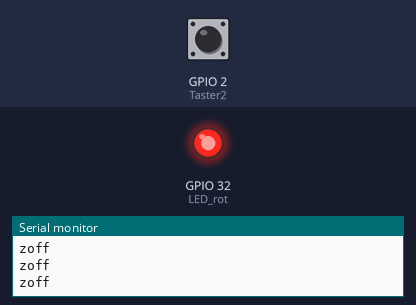
Bench run of a sketch on a simulated ESP32. On the bench: output pins drawn as LEDs (lit = HIGH), the last lines printed to the serial monitor. The test bench sets the inputs (shaded band); at power-on: GPIO 2 (Taster2) HIGH.

Above: at 1.2 s.
1.3 s: GPIO 2 (Taster2) pulled LOW for 0.15 s
At 2.5 s:
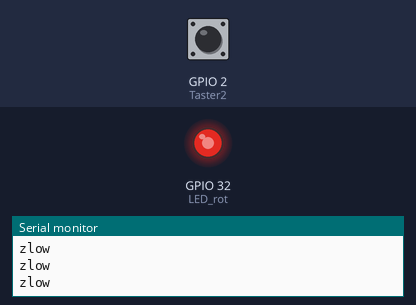
2.9 s: GPIO 2 (Taster2) pulled LOW for 1 s
At 3.5 s:
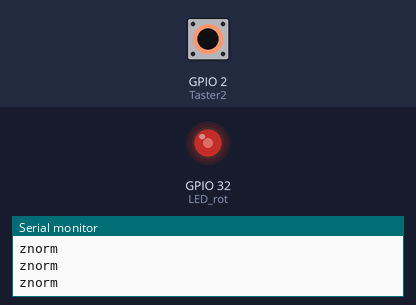
5.4 s: GPIO 2 (Taster2) pulled LOW for 0.15 s
At 5.7 s:
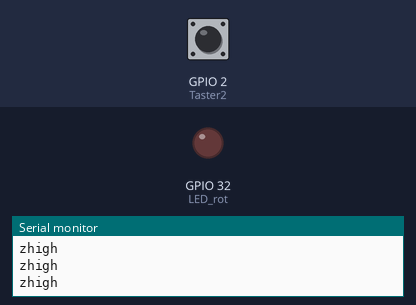
8.5 s: GPIO 2 (Taster2) pulled LOW for 3.2 s
At 9.1 s:
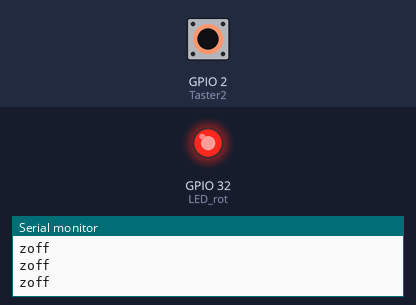
Timing chart, 0 to 11.5 s (numbered marks = the images above; inputs shaded):
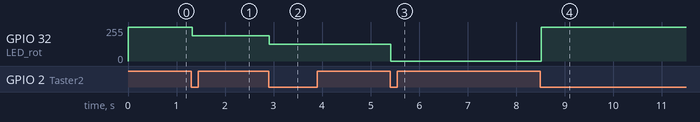

The sketch:

sketch_dec13a.ino
```cpp
const int Taster2 = 2;
const int LED_rot = 32;
enum Zustaende_t { zoff, zlow, znorm, zhigh } Zustand;
bool T_druck;
uint32_t zeit = 0;

void setup() {
  pinMode(Taster2, INPUT_PULLUP);
  pinMode(LED_rot, OUTPUT);
  Serial.begin(115200);
  Serial.println("TEST - DANIEL");
  ledcAttachChannel(LED_rot, 100, 12,0);
  Zustand = zoff;
}

void loop (){
  einlesen();
  verarbeiten();
  delay(10);
}

void einlesen  () {
	static bool Neu, Alt;
	Neu = digitalRead(Taster2);
	if (Neu == 0 && Alt == 1) {
		T_druck = true;
	} else {
		T_druck = false;
	}
	Alt = Neu;
}
void verarbeiten () {
	switch (Zustand) {
		case zoff: ledcWrite(LED_rot, 4095);
    Serial.println("zoff ");
			if (T_druck == true) {
				Zustand = zlow;
			}
			break;
		case zlow: ledcWrite(LED_rot, 3071);
    Serial.println("zlow");
			if (T_druck == true){
				Zustand = znorm;
			}
			break;
    case znorm: ledcWrite(LED_rot, 2047);
    Serial.println("znorm");
			if (T_druck == true){
        Zustand = zhigh;
        zeit = millis();
			}
			break;
    case zhigh: ledcWrite(LED_rot, 0);
    Serial.println("zhigh");
			if (T_druck == true){
				Zustand = zoff;
			}
      if (millis() - zeit >= 5000){
        Zustand = znorm;
      }
			break;
		default:
    Serial.println("default");
			break;
	}
}
```

Measured:
- after the input at 1.3 s, GPIO 32 (LED_rot): 255/255 → 191/255 at once
- after the input at 2.9 s, GPIO 32 (LED_rot): 191/255 → 127/255 at once
- after the input at 5.4 s, GPIO 32 (LED_rot): 127/255 → 0/255 at once
- after the input at 8.5 s, GPIO 32 (LED_rot): 0/255 → 255/255 at once
